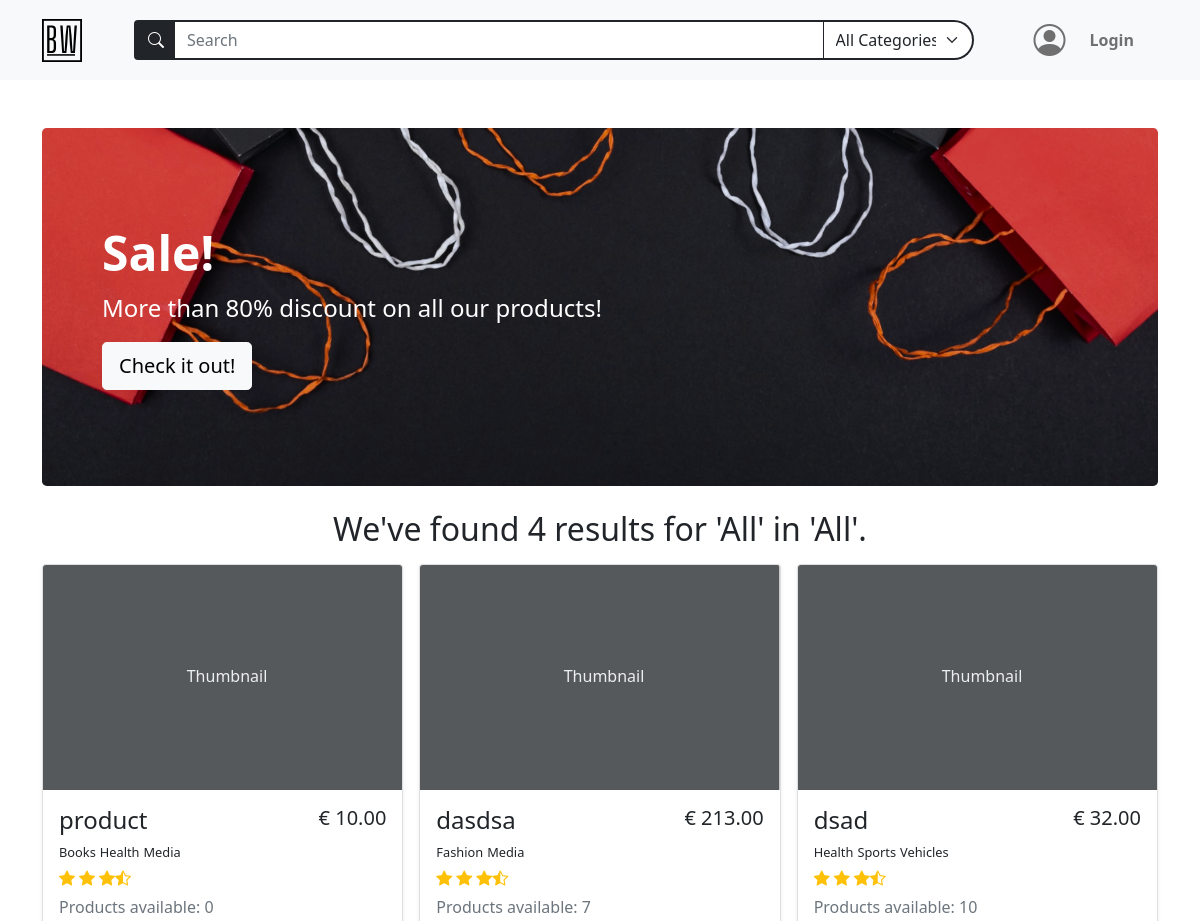
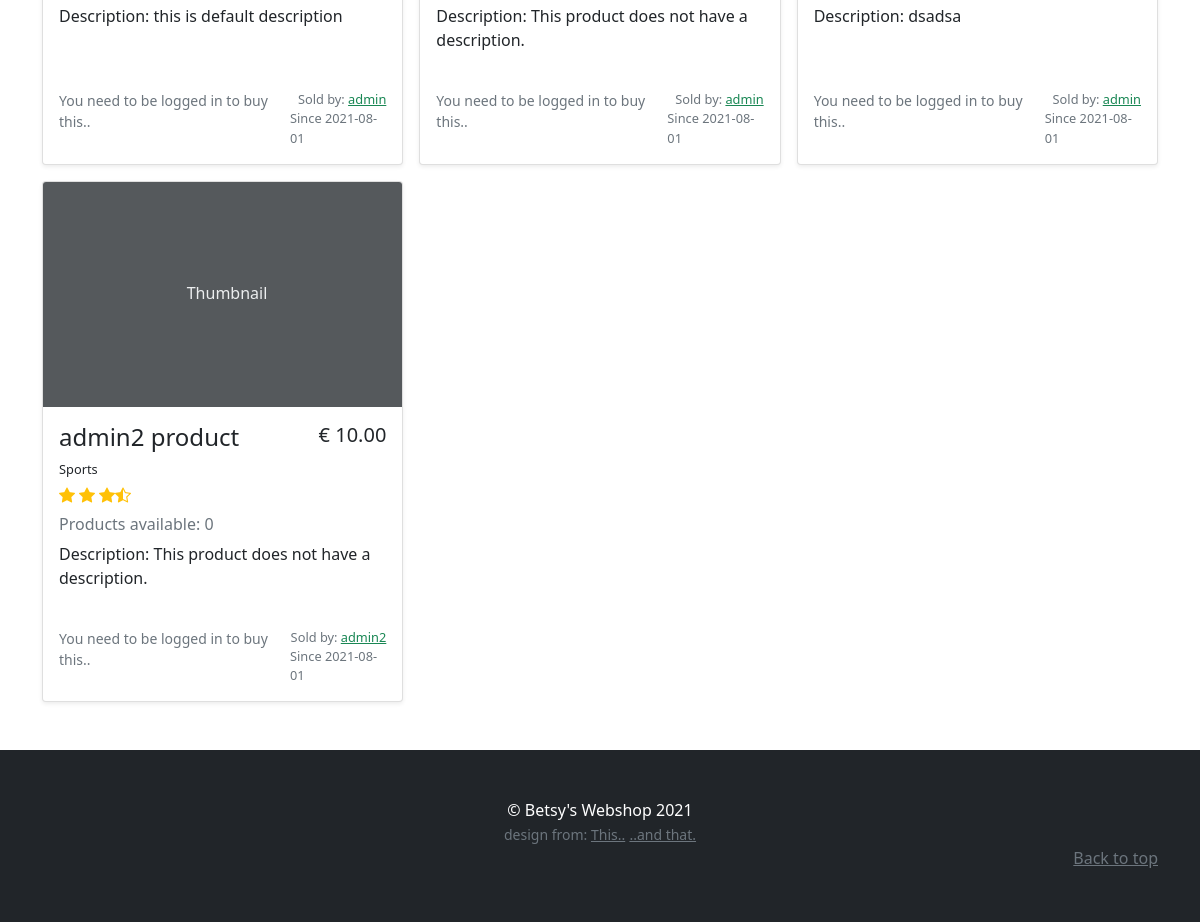
/search_results/All/All/, run on an earlier commit of the app's database (2 pictures, top to bottom).
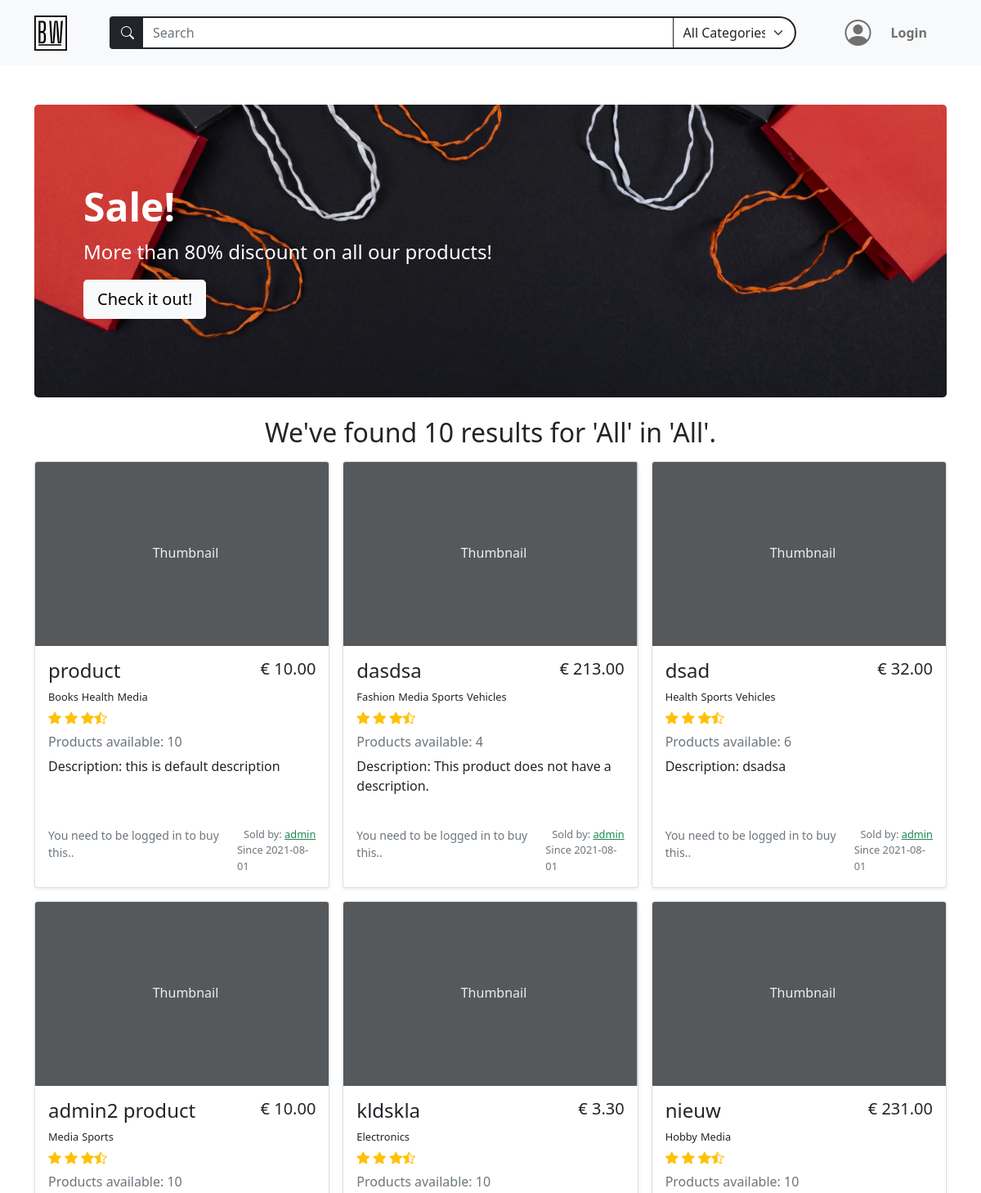
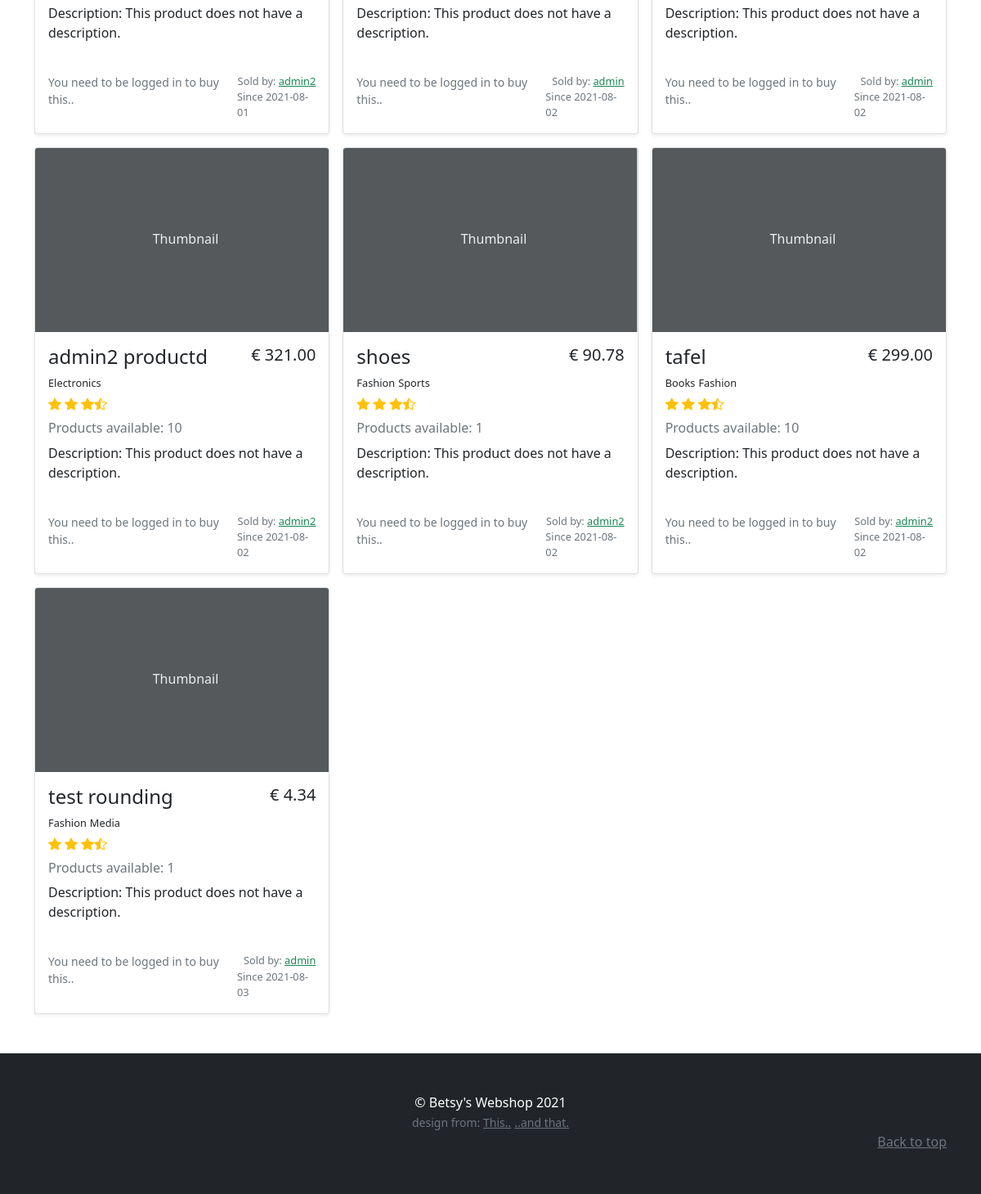
And on a later commit of the database (2 pictures, top to bottom).
### models.py (models this page shows)
class BaseModel(db_wrapper.Model):
    class Meta:
        database = db

class Product(BaseModel):
    name = CharField(max_length=50)
    description = TextField(null=True)
    price_per_unit = DecimalField(
        constraints=[Check("price_per_unit >= 0")],
        decimal_places=2,
        auto_round=True,
        null=True,
        default=0,
        max_digits=10,
    )
    stock = IntegerField(default=1)
    owner = ForeignKeyField(User, backref="products")
    date_posted = DateTimeField(formats="%Y-%m-%d %H:%M", default=datetime.now())

class ProductTag(BaseModel):
    product = ForeignKeyField(Product, index=True, backref="tags")
    tag = ForeignKeyField(Tag, index=True, backref="products")

class Tag(BaseModel):
    name = CharField(unique=True, max_length=30)

class User(BaseModel, UserMixin):
    first_name = CharField(index=True, max_length=30, null=True, default="")
    last_name = CharField(max_length=120, null=True, default="")
    address = CharField(max_length=200, null=True, default="")
    city = CharField(max_length=50, null=True, default="")
    country = CharField(max_length=50, null=True)
    cc_number = IntegerField(null=True, default="")
    username = CharField(index=True, max_length=30, unique=True)
    email = CharField(index=True, max_length=50, unique=True)
    password = CharField(max_length=20)

### routes.py (the view, shortened to what this page needs)
@app.route(
    "/search_results/<search_term>/<search_tag>/",
    methods=["GET", "POST"],
)
def search_results(search_term, search_tag):
    register_form = RegistrationForm(prefix="register_form")
    login_form = LoginForm(prefix="login_form")
    search_form = SearchForm(prefix="search_form")
    search_form.search_tag.choices = get_alpha_tag_names()
    if current_user.is_anonymous:
        user = None
    else:
        user = User.get(current_user.id)
    if search_term == "All" and search_tag == "All":
        all_products_on_search = Product.select()
    elif search_term == "All":
        all_products_on_search = get_products_per_tag(search_tag)
    elif search_tag == "All":
        all_products_on_search = get_products_by_name(search_term)
    return render_template(
        "search_results.html",
        title="Search",
        all_products_on_search=all_products_on_search,
        login_form=login_form,
        register_form=register_form,
        search_form=search_form,
        user=user,
        all_products=Product.select(),
        search_tuple=(search_term, search_tag),
    )

### forms.py (shortened to what this page needs)
class RegistrationForm(FlaskForm):
    username = StringField(
        "Username",
        validators=[InputRequired(), Length(min=2, max=30)],
    )
    email = StringField(
        "Email", validators=[InputRequired(), Length(min=5, max=50), Email()]
    )
    password = PasswordField(
        "Set Password",
        validators=[
            InputRequired(),
            EqualTo(
                "password_confirm", message="Password must be identical in both inputs"
            ),
            Length(min=5, max=20),
        ],
    )
    password_confirm = PasswordField("Confirm Password")
    submit = SubmitField("Sign Up")

class LoginForm(FlaskForm):
    email = StringField(
        "Email", validators=[InputRequired(), Length(min=2, max=50), Email()]
    )
    password = PasswordField("Your Password", validators=[InputRequired()])
    login = SubmitField("Login!")

### main.py (called while the page is built)
def get_alpha_tag_names() -> tuple[Tag]:
    tags = Tag.select().order_by(Tag.name)
    tag_list = [(tag.name, tag.name) for tag in tags]
    tag_list.insert(0, ("All", "All Categories"))
    return tag_list

### templates/search_results.html (shortened to what this page needs)
{% extends "base.html" %} {% block content %}
<div class="container py-5">
  <div class="p-5 mb-4 bg-dark rounded-3 search-results-banner banner">
    <div class="container-fluid py-5">
      <h1 class="display-5 fw-bold text-white">Sale!</h1>
      <p class="col-md-8 fs-4 text-white">
        More than 80% discount on all our products!
      </p>
      <button class="btn btn-light btn-lg" type="button">Check it out!</button>
    </div>
  </div>
  <h2 class="text-center my-3">
    {% if all_products_on_search | count == 1 %} We've found {{
    all_products_on_search | count }} result for '{{ search_tuple[0] }}' in '{{
    search_tuple[1] }}'. {% else %} We've found {{ all_products_on_search |
    count }} results for '{{ search_tuple[0] }}' in '{{ search_tuple[1] }}'. {%
    endif %}
  </h2>
  <div class="album">
    <div class="row row-cols-1 row-cols-md-2 row-cols-lg-3 g-3">
      {% for product in all_products_on_search %} {% include
      "product_in_search_results.html" %} {% endfor%}
    </div>
  </div>
</div>
{% endblock content %}

### templates/product_in_search_results.html (shortened to what this page needs)
<div class="col">
  <div class="card shadow-sm">
    <svg
      class="bd-placeholder-img card-img-top"
      width="100%"
      height="225"
      xmlns="http://www.w3.org/2000/svg"
      role="img"
      aria-label="Placeholder: Thumbnail"
      preserveAspectRatio="xMidYMid slice"
      focusable="false"
    >
      <text x="40%" y="50%" fill="#eceeef" dy=".3em">Thumbnail</text>
    </svg>
    <div class="card-body h-100">
      <div class="d-flex justify-content-between">
        <h4>{{ product.name }}</h4>
        <h5>€ {{ "%.2f"|format(product.price_per_unit) }}</h5>
      </div>
      <ul class="d-flex p-0 mb-0">
        {% if product.tags %} {% for producttags in product.tags %}
        <span class="pe-1 fs-small"> {{producttags.tag.name}}</span>
        {% endfor %} {% else %}
        <span class="pe-1 fs-small">This product has no categories.</span>
        {% endif %}
      </ul>
      <div class="d-flex text-warning py-1">
        <i class="bi bi-star-fill"></i>
        <i class="bi bi-star-fill mx-1"></i>
        <i class="bi bi-star-fill"></i>
        <i class="bi bi-star-half"></i>
      </div>
      <h6 class="text-muted my-0 mt-1 mb-2">
        Products available: {{product.stock}}
      </h6>
      <p class="card-text mt-2" style="min-height: 70px">
        Description: {% if product.description %} {{ product.description }} {%
        else %} This product does not have a description. {% endif %}
      </p>
      <div class="d-flex justify-content-between ">
        {% if current_user.id == product.owner.id %}
        {% elif current_user.is_anonymous %}
        <small class="text-muted">You need to be logged in to buy this..</small>
        {% endif %}
        <div class="text-muted fs-small m-0 p-0  ms-auto">
          <p class="m-0 text-end">
            Sold by: {% if current_user.username == product.owner.username %}
            <small>You</small>
            {% else %}
            <a
              class="text-success"
              href="{{url_for('user_profile', user_id=product.owner.id)}}"
              >{{ product.owner.username }}</a
            >
            {% endif %}
          </p>
          <p class="m-0">Since {{product.date_posted[0:10]}}</p>
        </div>
      </div>
    </div>
  </div>
</div>

What changed in the data, as far as the page shows it:
changed Product "product": stock "0" → "10"
changed Product "dasdsa": stock "7" → "4"
added ProductTag: tag.name "Sports", shown under Product "dasdsa"
added ProductTag: tag.name "Vehicles", shown under Product "dasdsa"
changed Product "dsad": stock "10" → "6"
changed Product "admin2 product": stock "0" → "10"
added ProductTag: tag.name "Media", shown under Product "admin2 product"
added Product: name "kldskla", price_per_unit "3.30", stock "10", shows "This product does not have a description.", owner.username "admin", date_posted "2021-08-02"
added ProductTag: tag.name "Electronics", shown under "kldskla"
added Product: name "nieuw", price_per_unit "231.00", stock "10", shows "This product does not have a description.", owner.username "admin", date_posted "2021-08-02"
added ProductTag: tag.name "Hobby", shown under "nieuw"
added ProductTag: tag.name "Media", shown under "nieuw"
added Product: name "admin2 productd", price_per_unit "321.00", stock "10", shows "This product does not have a description.", owner.username "admin2", date_posted "2021-08-02"
added ProductTag: tag.name "Electronics", shown under "admin2 productd"
added Product: name "shoes", price_per_unit "90.78", stock "1", shows "This product does not have a description.", owner.username "admin2", date_posted "2021-08-02"
added ProductTag: tag.name "Fashion", shown under "shoes"
added ProductTag: tag.name "Sports", shown under "shoes"
added Product: name "tafel", price_per_unit "299.00", stock "10", shows "This product does not have a description.", owner.username "admin2", date_posted "2021-08-02"
added ProductTag: tag.name "Books", shown under "tafel"
added ProductTag: tag.name "Fashion", shown under "tafel"
added Product: name "test rounding", price_per_unit "4.34", stock "1", shows "This product does not have a description.", owner.username "admin", date_posted "2021-08-03"
added ProductTag: tag.name "Fashion", shown under "test rounding"
added ProductTag: tag.name "Media", shown under "test rounding"
Also different on the page:
{{ all_products_on_search |
    count }}: "4" → "10"
